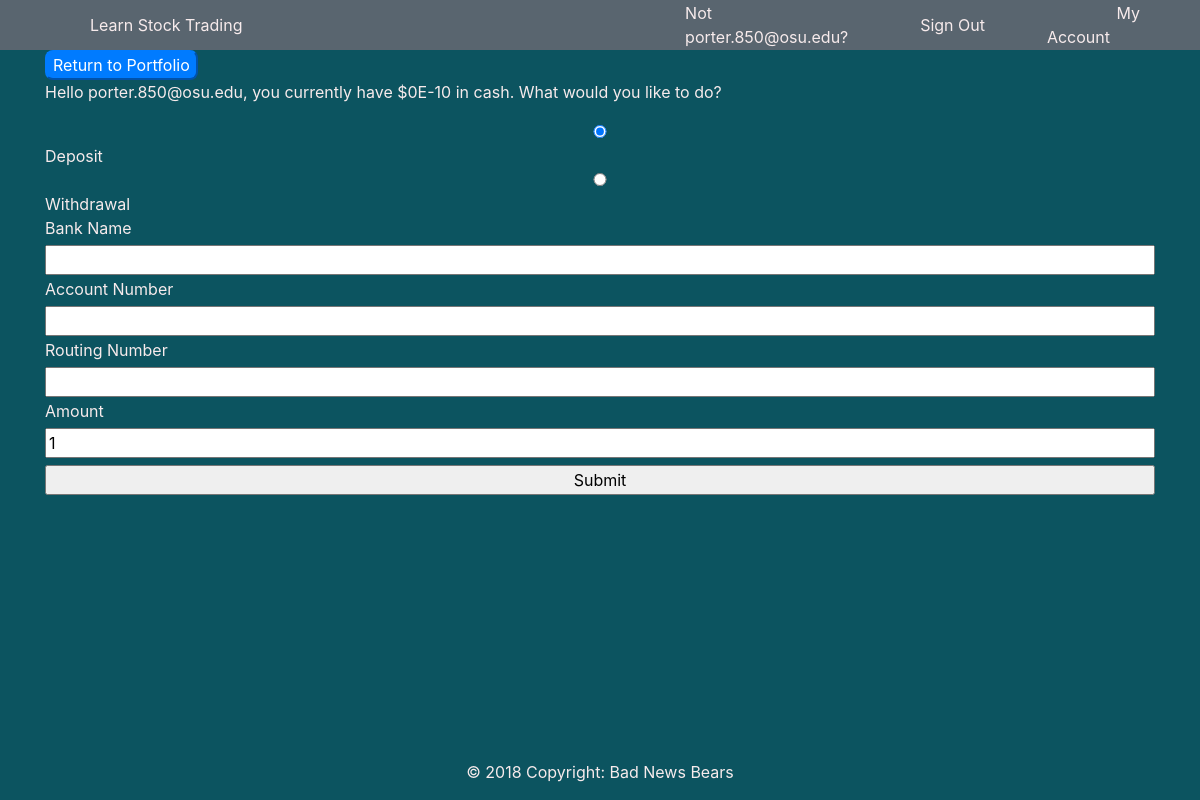
/bank/ (signed in), run on an earlier commit of the app's database.
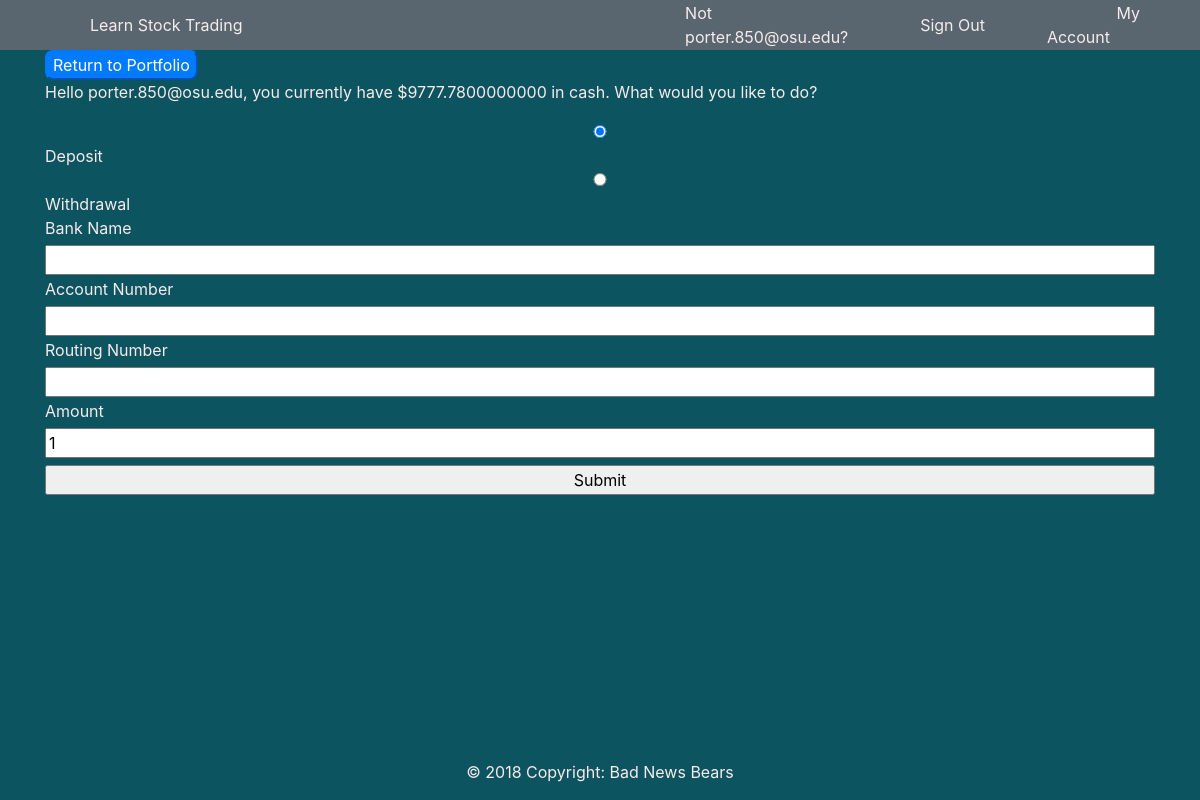
And on a later commit of the database.
### Models/Model.py (models this page shows, shortened)
class User(db.Model):
    __tablename__ = 'users'
    id = db.Column(db.Integer, primary_key=True, autoincrement=True)
    email = db.Column(db.String(100, collation='NOCASE'), unique=True)
    password = db.Column(db.String(200), nullable=False, server_default='')
    otp_secret = db.Column(db.String(16))
    firstname = db.Column(db.String(100, collation='NOCASE'), nullable=False, server_default='')
    lastname = db.Column(db.String(100, collation='NOCASE'), nullable=False, server_default='')
    phonenumber = db.Column(db.String(10, collation='NOCASE'), nullable=False, server_default='')
    ssn = db.Column(db.String(9, collation='NOCASE'), nullable=False, server_default='')
    balance = db.Column(db.DECIMAL)

### app.py (the view)
@app.route('/bank/', methods=["GET", "POST"])
@login_required
def bank():
    cash_value = current_user.balance
    name = current_user.email
    if request.method == 'POST':
        amount = Decimal(request.form['Amount'])
        if Banking_Service.bad_transfer(cash_value, amount, request):
            return render_template('bank.html', request=int(amount), cash_value=cash_value, name=name, failure=True)
        Banking_Service.transfer_money(request, current_user)
    return render_template('bank.html', cash_value=current_user.balance, name=name)

### app.py (called while the page is built)
@login_manager.user_loader
def load_user(email):
    from Models.Model import User
    return User.query.filter_by(email=email).first()

@app.before_request
def before_request():
    Session.permanent = True
    app.permanent_session_lifetime = datetime.timedelta(minutes=5)
    Session.modified = True

### templates/bank.html (shortened to what this page needs)
{% extends "layouts/base.html" %}
{% block content %}
    <div class="container">
        <a href="/welcome"><button id="button-buy" class="btn-primary">Return to Portfolio</button></a>
        <p>Hello {{name}}, you currently have ${{cash_value}} in cash. What would you like to do?</p>
        <form action method="post">
            <input type="radio" name="Action" value="deposit" checked> Deposit
            <input type="radio" name="Action" value="withdrawal"> Withdrawal
            <div class="input text">
                Bank Name
                <input id="BankName" name="Bank Name" required type="text" value=""/>
            </div>
            <div class="input text">
                Account Number
                <input id="AccountNumber" name="Account Number" required type="text" value=""/>
            </div>
            <div class="input text">
                Routing Number
                <input id="RoutingNumber" name="Routing Number" required type="text" value=""/>
            </div>
            <div class="input text">
                Amount
                <input type="number" id="Amount" name="Amount" placeholder="" min="1" max="1000000" value="1"/>
            </div>
            <div>
                <input type="submit" value="Submit">
            </div>
        </form>
    </div>
{% endblock %}

### templates/layouts/base.html (shortened to what this page needs)
<!DOCTYPE html>
<html lang="en">
<head>
  {% block head %}
  <link href="/static/bootstrap.css" rel="stylesheet" media="screen">
  <link href="/static/bootstrap-grid.css" rel="stylesheet" media="screen">
  <link href="/static/bootstrap-reboot.css" rel="stylesheet" media="screen">
  <link href="/static/stock_view.css" rel="stylesheet" media="screen">
  <link href="/static/general.css" rel="stylesheet" media="screen">
  {% endblock %}
</head>
<body>
  {% include 'layouts/header.html' %}
  <div id="content">
    {% block content %}
    {% endblock %}
  </div>
  {% include 'layouts/footer.html' %}
</body>
</html>

### templates/layouts/header.html
<div class="flex-container">
    <div id = "welcome-topbar"><a href='/welcome' class='topbar-link'>Learn Stock Trading</a></div>
    {% if name and request.path != '/account' %}
        Not {{ name }}?
        <div id = "right-topbar"><a href="/logout" class="topbar-link">Sign Out</a></div>
        <div id = "far-right-topbar"><a href="/account" class="topbar-link">My Account</a></div>
    {% elif request.path == '/account' %}
        Not {{ name }}?
        <div id = "far-right-topbar"><a href="/logout" class="topbar-link">Sign Out</a> </div>
    {% elif request.path != '/login' and request.path != 'register'%}
        <div id = "right-topbar"> <a href="/login" class="topbar-link">Login</a></div>
        <div id = "far-right-topbar"> <a href="/register" class="topbar-link">Register</a></div>
    {% endif %}
</div>

### templates/layouts/footer.html
<footer class="page-footer font-small pt-4 fixed-bottom">
  <div class="footer-copyright text-center py-3">
    © 2018 Copyright: Bad News Bears
  </div>
</footer>

### static/stock_view.css (style rules this page uses)
#content { margin: 0; height: 80%; }
html, body { background-color: #0c5460; margin: 0; height: 100%; color:#F7EBEC; width:100%; }

### static/general.css (style rules this page uses)
.flex-container { display: flex; height: 50px; align-items: center; background-color: #59656F; }
#right-topbar { width:20%; text-align:right; }
#welcome-topbar { width:80%; text-align:left; padding-left:5%; }
#far-right-topbar { width:20%; text-align:right; padding-right:5%; }
.topbar-link { color: #F7EBEC; height:50px; padding: 20px 30px; }
input { width:100%; margin-top: 5px; margin-bottom:2px; }

What changed in the data, as far as the page shows it:
changed User "porter.850@osu.edu": balance "0E-10" → "9777.7800000000"
